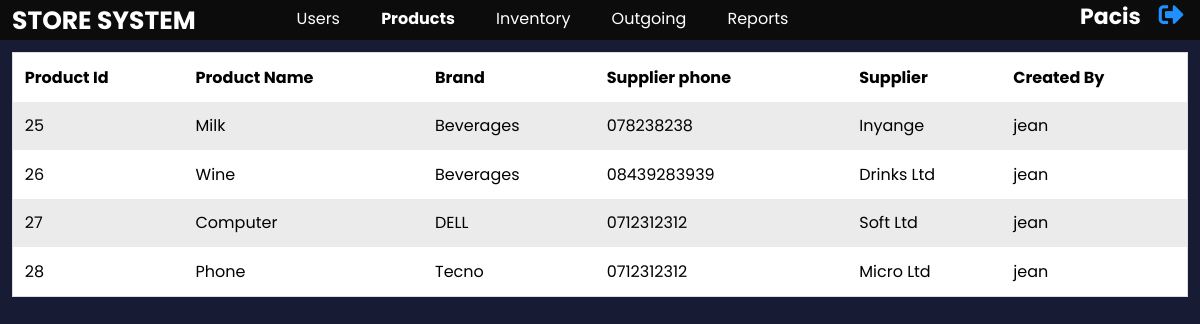
The page /product/view_products.php (signed in) on the database its author committed.
### tables this page shows
CREATE TABLE `stk_products` (
  `productId` int(11) NOT NULL,
  `product_Name` varchar(100) NOT NULL,
  `brand` varchar(100) NOT NULL,
  `supplier_phone` varchar(15) DEFAULT NULL,
  `supplier` varchar(10) NOT NULL,
  `added_date` timestamp NOT NULL DEFAULT current_timestamp() ON UPDATE current_timestamp(),
  `userId` int(11) NOT NULL,
  `last_login` timestamp NOT NULL DEFAULT current_timestamp()
);

CREATE TABLE `stk_users` (
  `userId` int(11) NOT NULL,
  `firstName` varchar(100) NOT NULL,
  `lastName` varchar(100) NOT NULL,
  `gender` varchar(10) NOT NULL,
  `telephone` varchar(15) NOT NULL,
  `nationality` int(11) NOT NULL,
  `role` int(11) NOT NULL,
  `email` varchar(2555) NOT NULL,
  `username` varchar(20) NOT NULL,
  `user_password` varchar(300) NOT NULL
);

### product/view_products.php (the view, shortened to what this page needs)
<?php
require_once '../utils/connection.php';
?>
<!DOCTYPE html>
<html lang="en">
<head>
    <link rel="stylesheet" href="https://cdnjs.cloudflare.com/ajax/libs/font-awesome/5.15.2/css/all.min.css" />
    <link rel="stylesheet" href="../css/index.css?v=<?php echo time() ?>">
</head>
<body>
<?php
   include('../utils/navigation.php');
   if (!$con) {
       echo "<div class='error-div'><i class='far fa-times-circle'></i>".mysqli_connect_error()."</div>";
   }
   else{
       $selectQuery = "SELECT * from stk_products stp INNER JOIN stk_users stu ON stp.userId = stu.userId ";
       $result = mysqli_query($con,$selectQuery);
       if(!$result){
           echo "<div class='error-div'><i class='far fa-times-circle'></i>Failed to fetch products.".mysqli_error($con)."</div>";
       }
       else{
           if(mysqli_num_rows($result)>0){
               echo "<div class='table-div'><table>
                 <tr>
                    <th>Product Id</th>
                    <th>Product Name</th>
                    <th>Brand</th>
                    <th>Supplier phone</th>
                    <th>Supplier</th>
                    <th>Created By</th>
               ";
                 echo "
                 </tr>
               ";
               while($row=mysqli_fetch_assoc($result)){
                   echo "<tr>
                            <td>".$row['productId']."</td>
                            <td>".$row['product_Name']."</td>
                            <td>".$row['brand']."</td>
                            <td>".$row['supplier_phone']."</td>
                            <td>".$row['supplier']."</td>
                            <td>".$row['username']."</td>
                   ";
                            echo "
                        </tr>";
               }
               echo "</table></div>";
           }
           else{
               echo "
                    <div class='error-div'><i class='far fa-sad-tear'></i>No products found</div>
               ";
           }
       }
   }
   include('../utils/footer.php');
?>
</body>
</html>

### css/index.css (style rules this page uses)
* { margin: 0; padding: 0; box-sizing: border-box; }
body { background-color: #171b33; color: #fff; font-family: 'Poppins', sans-serif; }
table { border-collapse: collapse; border-spacing: 0; width: 100%; background-color: #fff; border: 1px solid #ddd; }
th { white-space: nowrap; }
th, td { text-align: left; padding: 1%; color: #000 !important; }
tr:nth-child(even) { background-color: #ebebeb; }
.table-div { width: 98%; overflow-x: auto; margin: 1% 1% 5% 1%; }

### utils/navigationStyle.php (style rules this page uses)
* { box-sizing: border-box; margin: 0; padding: 0; }
body { font-family: 'Poppins', sans-serif; }

### rows shown on the page
stk_products: productId "25", product_Name "Milk", brand "Beverages", supplier_phone "078238238", supplier "Inyange", userId.username "jean"
stk_products: productId "26", product_Name "Wine", brand "Beverages", supplier_phone "08439283939", supplier "Drinks Ltd", userId.username "jean"
stk_products: productId "27", product_Name "Computer", brand "DELL", supplier_phone "0712312312", supplier "Soft Ltd", userId.username "jean"
stk_products: productId "28", product_Name "Phone", brand "Tecno", supplier_phone "0712312312", supplier "Micro Ltd", userId.username "jean"

### other values the page prints
$_SESSION['user'] "pacis"
